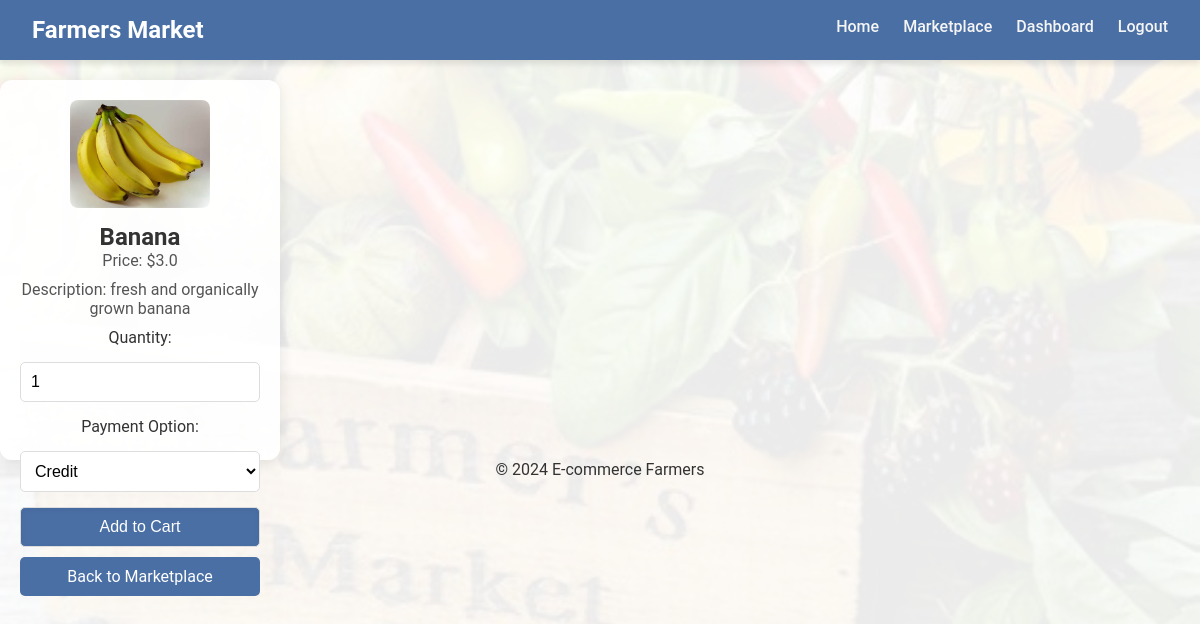
Screenshot of /productpage/7 (signed in) with the database file from the repository.
### tables this page shows
CREATE TABLE products (
    id INTEGER PRIMARY KEY AUTOINCREMENT,
    name TEXT NOT NULL,
    price REAL NOT NULL,
    quantity INTEGER NOT NULL,
    description TEXT NOT NULL, -- Added description column
    contact TEXT,
    image TEXT,
    farmer_id INTEGER, category TEXT,
    FOREIGN KEY(farmer_id) REFERENCES users(id)
);

### app.py (the view, shortened to what this page needs)
@app.route('/productpage/<int:product_id>', methods=['GET', 'POST'])
def product_page(product_id):
    if 'user_id' not in session or session.get('role') != 'customer':
        logging.warning("Unauthorized access to product page.")
        return redirect(url_for('login'))
    conn = get_db_connection()
    if conn:
        if request.method == 'GET':
            logging.info(f"Fetching product details for product ID {product_id}...")
            product = conn.execute("SELECT * FROM products WHERE id = ?", (product_id,)).fetchone()
            conn.close()
            if not product:
                logging.warning(f"Product with ID {product_id} not found.")
                flash("Product not found!", "warning")
                return redirect(url_for('marketplace'))
            logging.info(f"Product with ID {product_id} fetched successfully.")
            return render_template('productpage.html', product=product)
    return redirect(url_for('marketplace'))

### app.py (called while the page is built)
def get_db_connection():
    try:
        logging.info("Connecting to the database...")
        conn = sqlite3.connect(app.config['DATABASE'])
        conn.row_factory = sqlite3.Row
        logging.info("Database connection successful.")
        return conn
    except sqlite3.Error as e:
        logging.error(f"Database connection error: {e}")
        return None

### templates/productpage.html (shortened to what this page needs)
{% extends "base.html" %}
{% block content %}
<section class="product-details">
    <div class="product-card">
        <img src="{{ url_for('static', filename='uploads/' + product['image']) }}" alt="{{ product['name'] }}" width="300">
        <h2>{{ product['name'] }}</h2>
        <p>Price: ${{ product['price'] }}</p>
        <p>Description: {{ product['description'] }}</p>
        <form method="POST" action="{{ url_for('add_to_cart') }}">
            <label for="quantity">Quantity:</label>
            <input
                type="number"
                id="quantity"
                name="quantity"
                min="1"
                max="{{ product['quantity'] }}"
                value="1"
                required>
            <label for="payment_option">Payment Option:</label>
            <select id="payment_option" name="payment_option" required>
                <option value="credit">Credit</option>
            </select>
            <button type="submit" class="btn">Add to Cart</button>
        </form>
        <a href="{{ url_for('marketplace') }}" class="btn btn-secondary">Back to Marketplace</a>
    </div>
</section>
{% endblock %}

### static/css/style.css (style rules this page uses)
body, html { margin: 0; padding: 0; font-family: 'Roboto', sans-serif; color: #333; box-sizing: border-box; }
body::before { content: ""; position: absolute; top: 0; left: 0; right: 0; bottom: 0; background: url('OIP.jpg') no-repeat center center fixed; background-size: cover; opacity: 0.08; z-index: -1; }
body { display: flex; flex-direction: column; justify-content: center; background-size: cover; height: 100%; text-align: center; }
* { margin: 0; padding: 0; box-sizing: border-box; }
body { padding-top: 80px; }
form { display: flex; flex-direction: column; gap: 15px; }
form input, form select { width: 100%; padding: 10px; border: 1px solid #ddd; border-radius: 5px; font-size: 1rem; box-sizing: border-box; background: #fff; transition: border-color 0.3s ease; }
form button { display: block; width: 100%; margin: 10px 0; padding: 10px 15px; border-radius: 8px; border: 1px solid #ddd; box-shadow: inset 0 2px 5px rgba(0, 0, 0, 0.05); transition: border 0.3s, box-shadow 0.3s; background-color: #4a6cf7; color: #fff; font-size: 16px; cursor: pointer; transition: background-color 0.3s, transform 0.2s; }
.product-card { background: rgba(255, 255, 255, 0.9); border-radius: 12px; box-shadow: 0 4px 15px rgba(0, 0, 0, 0.1); padding: 20px; text-align: center; transition: transform 0.3s ease, box-shadow 0.3s ease; width: 280px; height: 380px; display: flex; flex-direction: column; justify-content: space-between; }
.product-card img { max-width: 140px; display: inline; height: 140px; align-items: center; object-fit: cover; border-radius: 8px; margin-bottom: 15px; align-self: center; }
.product-card p { font-size: 16px; margin-bottom: 10px; color: #555; }
.product-card .btn { background-color: #4a6fa5; color: white; padding: 10px 20px; text-decoration: none; border-radius: 5px; transition: background-color 0.3s ease; margin-top: auto; }
.card, .product-card, form button, ul li { transition: all 0.3s ease-in-out; }

### rows the page displays
products: image (picture), name "Banana", price "3.0", description "fresh and organically grown banana"
